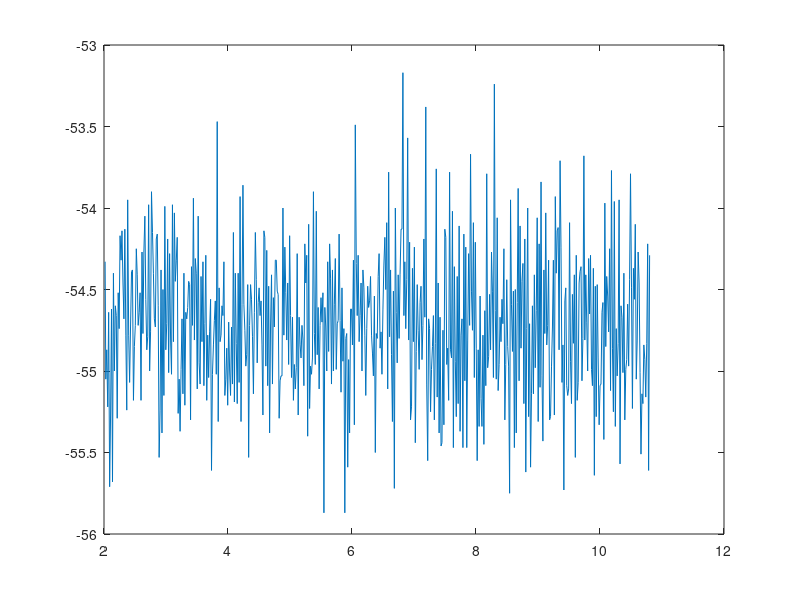

The MATLAB script that drew this image: (Note: this script raises an error after producing the figure.)
close all;
clear all;
clc;

Data1 = csvread('noMove15msContinuous.csv');
Data1(:,2) = Data1(:,2);

Data1(:,1) = Data1(:,1)/1000;

plot(Data1(:,1),Data1(:,2))

figure;

format long

fs = 66.6;
fm = fs/2;
ns = 20000;
w = linspace(1,2*pi*fm,ns);
f = w/(2*pi);
wd = w/(2*fm);
s = tf('s');
z = tf('z');
H = 1.5340*10^9/(s^4+517.15*s^3+1.337235496*10^5*s^2+2.025521405*10^7*s+1.534053889*10^9);
%bodeplot(H)
%figure;
%% LOWPASS FILTER

  %Hs = (8.5009000*10^7*z^4+3.40036000*10^8*z^3+5.10054000*10^8*z^2+3.40036000*10^8*z+8.5009000*10^7)/(6.409741674*10^8*z^4+2.89405884*10^8*z^3+3.528825092*10^8*z^2+6.2981316*10^7*z+1.389052340*10^7)
  %Hs = (4.0996000*10^7*z^4+1.63984000*10^8*z^3+2.45976000*10^8*z^2+1.63984000*10^8*z+4.0996000*10^7)/(4.360218108*10^8*z^4+2.370653600*10^5*z^3+2.11920835*10^8*z^2+49717.36000*z+7.704136840*10^6)
%   30ms Hs = (4.099576169*10^7*z^4+1.639830468*10^8*z^3+2.459745701*10^8*z^2+1.639830468*10^8*z+4.099576169*10^7)/(3.08565976*10^8*z^4+1.400767645*10^8*z^3+1.700925742*10^8*z^2+3.049578912*10^7*z+6.701083335*10^6)
%   Hs = (3.83500000*10^8*z^4+1.534000000*10^9*z^3+2.301000000*10^9*z^2+1.534000000*10^9*z+3.83500000*10^8)/(2.038443785*10^9*z^4+1.955484495*10^9*z^3+1.586493482*10^9*z^2+4.80579825*10^8*z+7.5213969*10^7)
%   [num,den] = tfdata(Hs);
%   num = num{1}/(2.038e09);
%   den = den{1}/(2.038e09);
%  H = tf(num, den, 0.015, 'variable', 'z^-1')
% den
% 
%  H_freq = freqz(num, den, wd);
%  magdb = 20*log10(abs(H_freq));
% 
% %bodeplot(Hs)
% % 
% semilogx(f, magdb)
% % 
%  grid;
%  figure;

%% Test filter algorithm
% BUF0 = 0;
% BUF1 = 0;
% BUF2 = 0;
% BUF3 = 0;
% BUF4 = 0;
% 
% a1 = 0.9595;
% a2 = 0.7785;
% a3 = 0.2358;
% a4 = 0.03691;
% 
% 
% b0 = 0.1882;
% b1 = 0.7527;
% b2 = 1.129;
% b3 = 0.7527;
% b4 = 0.1882;
% 
% 
% input = Data1(:,2);
% output = zeros(572,1);
% for i=1:572
%    BUF0 = input(i) - (a1*BUF1 + a2*BUF2 + a3*BUF3 + a4*BUF4);
%    output(i) = BUF0*b0 + b1*BUF1 + b2*BUF2 + b3*BUF3 + b4*BUF4;
%    BUF4 = BUF3;
%    BUF3 = BUF2;
%    BUF2 = BUF1;
%    BUF1 = BUF0;
% end
% 
% plot(Data1(:,1),Data1(:,2), 'b',Data1(:,1),output, 'r')
% 
% figure;
%scatter(Data1(:,2),output)

%% FFT without filter
% scatter(Data1(:,2),Data1(:,1));
% figure;
% 
% input = Data1(:,2);
%  
%  %input_fft = mag2db(abs(fft(input)));
%  input_fft = mag2db(2/length(input)*abs(fft(input)));
%  freq = linspace(0,33.3,length(input_fft));
% plot(freq,input_fft);
%  figure;
% spectrogram(input,hamming(20),19,100,40,'yaxis') %fft for hvert sekund (40)
% % 
%  figure;

%% Make it B-E-Autiful
plot(Data1(:,1),Data1(:,2)) %Original data
%bodemag(H)
%semilogx(f, magdb)
%plot(freq,input_fft)
%xlim([-.2 16.66])
%legend('Measured data', 'Location', 'northwest' )
%semilogx(f, magdb)

%ylim([-50 3])

%Title and axis labels added

title('Stationary Measurements', 'fontsize', 13)
xlabel('Time [s]', 'fontsize', 12)
ylabel('Angle [\circ]','fontsize', 12)

grid on;
set(gca,'GridLineStyle',':', 'GridColor', 'k', 'GridAlpha', .6)

%% FFT with filter
 %inputfilter = output;

% %input_fft = mag2db(abs(fft(input)));
%  input_fft = mag2db(2/length(inputfilter)*abs(fft(inputfilter)));
%  freq = linspace(0,40,length(input_fft));
%  plot(freq,input_fft);
%  figure;
% spectrogram(output,hamming(20),19,100,40,'yaxis') %fft for hvert sekund (40)
% 
% %figure;

% %plot(Data1(:,2),Data1(:,1),Data1(:,2),output, 'r')
% %figure;

